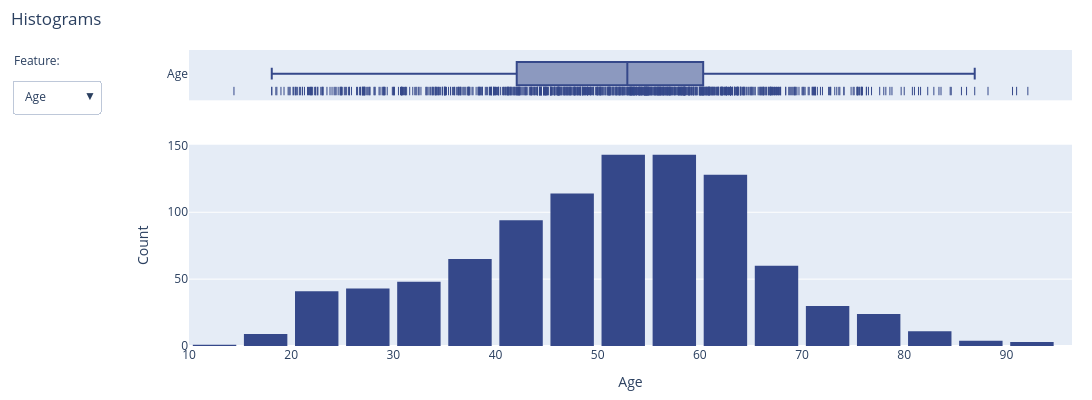

Notebook cell for this chart:
### Code cell
hist_features = ['Age', 'Height', 'Weight', 'BMI', 'Systolic', 'Diastolic']
colour = '#35488A'

# Initialize subplots
fig = make_subplots(rows=2, cols=1, row_heights=[0.2, 0.8], shared_xaxes=True)

# Add Traces with visibility settings
for idx, feature in enumerate(hist_features):
    fig.add_trace(go.Histogram(
        x=data[feature],
        nbinsx=len(np.histogram_bin_edges(data[feature], bins='fd')),
        name=feature,
        marker_color=colour,
        visible=(idx == 0)
    ), row=2, col=1)
    fig.add_trace(go.Box(
        x=data[feature],
        marker_symbol='line-ns-open',
        boxpoints='all',
        jitter=0,
        hoveron='points',
        name=feature,
        marker_color=colour,
        visible=(idx == 0)
    ), row=1, col=1)


# Add buttons
fig.update_layout(
    updatemenus=[
        dict(
            direction="down",
            showactive=True,
            x=-0.2,
            xanchor='left',
            y=0.9,
            yanchor='top',
            buttons=list([
                dict(label=feature,
                     method="update",
                     args=[{"visible": [(i // 2 == idx) for i in range(len(hist_features) * 2)]},
                          {"xaxis2.title": feature}])
                for idx, feature in enumerate(hist_features)
            ]),
        )
    ],
    showlegend=False,
    title=dict(text='Histograms', x=0.01),
    yaxis1_title="",
    xaxis2_title=hist_features[0], # Default x-axis title for the first histogram
    yaxis2_title='Count', # y-axis title
)

# Add annotation
fig.update_layout(
    annotations=[
        dict(text="Feature:", showarrow=False,
        x = -0.2, xref="paper", y=1, yref="paper", align="left")
    ]
)

# Set plot size and add a bar gap
fig.update_layout(
    autosize=False,
    width=1100,
    height=400,
    margin=dict(l=20, r=20, t=50, b=20),
    bargap=0.15
)


fig.show()

### Figure 1 — Plotly figure (JSON) as saved in the notebook; plotly's stock layout.template omitted (floating-point values rounded to 4 significant figures; data arrays with more than 128 entries replaced by an {"elided": "..."} marker saying what was removed)
{"data": [{"marker": {"color": "#35488A"}, "name": "Age", "nbinsx": 23, "type": "histogram", "visible": true, "x": {"elided": "961 float values"}, "xaxis": "x2", "yaxis": "y2"}, {"boxpoints": "all", "hoveron": "points", "jitter": 0, "marker": {"color": "#35488A", "symbol": "line-ns-open"}, "name": "Age", "type": "box", "visible": true, "x": {"elided": "961 float values"}, "xaxis": "x", "yaxis": "y"}, {"marker": {"color": "#35488A"}, "name": "Height", "nbinsx": 37, "type": "histogram", "visible": false, "x": {"elided": "961 float values"}, "xaxis": "x2", "yaxis": "y2"}, {"boxpoints": "all", "hoveron": "points", "jitter": 0, "marker": {"color": "#35488A", "symbol": "line-ns-open"}, "name": "Height", "type": "box", "visible": false, "x": {"elided": "961 float values"}, "xaxis": "x", "yaxis": "y"}, {"marker": {"color": "#35488A"}, "name": "Weight", "nbinsx": 34, "type": "histogram", "visible": false, "x": {"elided": "961 float values"}, "xaxis": "x2", "yaxis": "y2"}, {"boxpoints": "all", "hoveron": "points", "jitter": 0, "marker": {"color": "#35488A", "symbol": "line-ns-open"}, "name": "Weight", "type": "box", "visible": false, "x": {"elided": "961 float values"}, "xaxis": "x", "yaxis": "y"}, {"marker": {"color": "#35488A"}, "name": "BMI", "nbinsx": 31, "type": "histogram", "visible": false, "x": {"elided": "961 float values"}, "xaxis": "x2", "yaxis": "y2"}, {"boxpoints": "all", "hoveron": "points", "jitter": 0, "marker": {"color": "#35488A", "symbol": "line-ns-open"}, "name": "BMI", "type": "box", "visible": false, "x": {"elided": "961 float values"}, "xaxis": "x", "yaxis": "y"}, {"marker": {"color": "#35488A"}, "name": "Systolic", "nbinsx": 35, "type": "histogram", "visible": false, "x": {"elided": "961 float values"}, "xaxis": "x2", "yaxis": "y2"}, {"boxpoints": "all", "hoveron": "points", "jitter": 0, "marker": {"color": "#35488A", "symbol": "line-ns-open"}, "name": "Systolic", "type": "box", "visible": false, "x": {"elided": "961 float values"}, "xaxis": "x", "yaxis": "y"}, {"marker": {"color": "#35488A"}, "name": "Diastolic", "nbinsx": 33, "type": "histogram", "visible": false, "x": {"elided": "961 float values"}, "xaxis": "x2", "yaxis": "y2"}, {"boxpoints": "all", "hoveron": "points", "jitter": 0, "marker": {"color": "#35488A", "symbol": "line-ns-open"}, "name": "Diastolic", "type": "box", "visible": false, "x": {"elided": "961 float values"}, "xaxis": "x", "yaxis": "y"}], "layout": {"annotations": [{"align": "left", "showarrow": false, "text": "Feature:", "x": -0.2, "xref": "paper", "y": 1, "yref": "paper"}], "autosize": false, "bargap": 0.15, "height": 400, "margin": {"b": 20, "l": 20, "r": 20, "t": 50}, "showlegend": false, "title": {"text": "Histograms", "x": 0.01}, "updatemenus": [{"buttons": [{"args": [{"visible": [true, true, false, false, false, false, false, false, false, false, false, false]}, {"xaxis2.title": "Age"}], "label": "Age", "method": "update"}, {"args": [{"visible": [false, false, true, true, false, false, false, false, false, false, false, false]}, {"xaxis2.title": "Height"}], "label": "Height", "method": "update"}, {"args": [{"visible": [false, false, false, false, true, true, false, false, false, false, false, false]}, {"xaxis2.title": "Weight"}], "label": "Weight", "method": "update"}, {"args": [{"visible": [false, false, false, false, false, false, true, true, false, false, false, false]}, {"xaxis2.title": "BMI"}], "label": "BMI", "method": "update"}, {"args": [{"visible": [false, false, false, false, false, false, false, false, true, true, false, false]}, {"xaxis2.title": "Systolic"}], "label": "Systolic", "method": "update"}, {"args": [{"visible": [false, false, false, false, false, false, false, false, false, false, true, true]}, {"xaxis2.title": "Diastolic"}], "label": "Diastolic", "method": "update"}], "direction": "down", "showactive": true, "x": -0.2, "xanchor": "left", "y": 0.9, "yanchor": "top"}], "width": 1100, "xaxis": {"anchor": "y", "domain": [0, 1], "matches": "x2", "showticklabels": false}, "xaxis2": {"anchor": "y2", "domain": [0, 1], "title": {"text": "Age"}}, "yaxis": {"anchor": "x", "domain": [0.83, 1], "title": {"text": ""}}, "yaxis2": {"anchor": "x2", "domain": [0, 0.68], "title": {"text": "Count"}}}}
